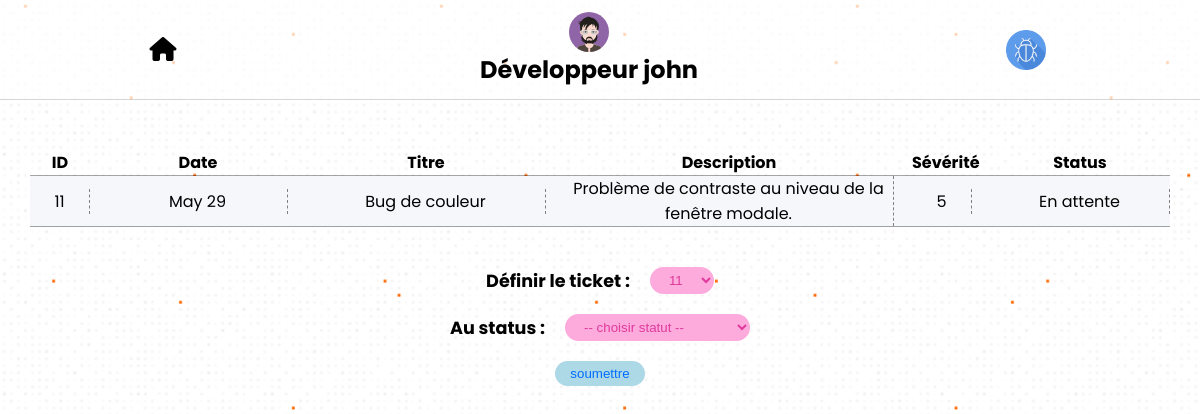
The app's page /scripts/php/pages/dev.php (signed in) with its own data.
### tables this page shows
CREATE TABLE `sae203_tickets` (
  `id` int(10) UNSIGNED NOT NULL,
  `title` varchar(255) NOT NULL,
  `tag` varchar(50) NOT NULL,
  `date` datetime NOT NULL,
  `id_dev` int(6) UNSIGNED NOT NULL,
  `severity` tinyint(4) NOT NULL,
  `description` varchar(512) NOT NULL,
  `user` varchar(50) NOT NULL,
  `status` int(10) UNSIGNED NOT NULL COMMENT '0 : en attente\r\n1 : confirmé \r\n2 : en cours de traitement\r\n3 : terminé'
);

### scripts/php/pages/dev.php (the view, shortened to what this page needs)
<?php
include '../config/connexionBDD.php';
?>
<!DOCTYPE html>
<html lang="fr">
<head>
    <link rel="stylesheet" type="text/css" href="../../../styles/dev.css" />
</head>
<body>
    <header>
        <div class="home">
            <div class="i">
                <a href="../config/logout.php"><i class="fas fa-home"></i></a>
            </div>
        </div>
        <div class="name">
            <h2>Développeur <?php echo $_SESSION['id'] ?></h2>
                <img src="<?php
                    if ($_SESSION['id'] === 'laetitia') {
                        echo ('../../../assets/images/avatar2.svg');
                    } else {
                        echo ('../../../assets/images/avatar1.svg');
                    }
                ?>" alt="avatar" title="avatar"/>
        </div>
        <div class="logo">
            <div></div>
        </div>
    </header>
    <main>
        <div class="table">
            <div class="table_header">
                <div class="cell">ID</div>
                <div class="cell">Date</div>
                <div class="cell">Titre</div>
                <div class="cell">Description</div>
                <div class="cell">Sévérité</div>
                <div class="cell">Status</div>
            </div>
            <?php
            if ($_SESSION['id'] === 'laetitia' && $_SESSION['role'] == 1 )
            $devDatas = $db->query("SELECT * FROM sae203_tickets WHERE id_dev = 2 ORDER BY status DESC");
            else
            $devDatas = $db->query("SELECT * FROM sae203_tickets WHERE id_dev = 1 ORDER BY status DESC");
            $devDatas->execute();
            $devs = $devDatas->fetchAll();
            foreach ($devs AS $dev) {
            ?>
            <div class="row">
                <div class="cell"><?php echo $dev['id']; ?></div>
                <div class="cell"><?php echo date("M j", strtotime($dev['date'])); ?></div>
                <div class="cell"><?php echo $dev['title']; ?></div>
                <div class="cell"><?php echo $dev['description']; ?></div>
                <div class="cell"><?php echo $dev['severity']; ?></div>
                <div class="cell"><?php
                switch($dev['status']) {
                    case 0 : echo 'En attente'; break;
                }
                ?></div>
            </div>
            <?php
            }
            ?>
    </div>
</main>
        <footer>
            <form action="../config/statusTicket.php" method="get">
                <div class="top">
                    <h2>Définir le ticket : </h2>
                    <div>
                        <select name="ids" id="ids">
                            <?php
                                foreach ($devs as $ticket) {
                                    echo "<option value='".$ticket['id']."'>".$ticket['id']."</option>";
                                }
                            ?>
                        </select>
                    </div>
                </div>
                <div class="middle">
                    <h2>Au status : </h2>
                    <div>
                        <select name="status" id="status">
                            <option value="">-- choisir statut --</option>
                        </select>
                    </div>
                </div>
                <input type="submit" value="soumettre"/>
            </form>
        </footer>
</body>
</html>

### styles/dev.css (style rules this page uses)
* { margin: 0; padding: 0; box-sizing: border-box; }
body { width: 100vw; height: 100%; font-family: 'Poppins', sans-serif; background: url('../assets/images/debBackground.svg') center center/cover; overflow: hidden; }
header { max-width: 100vw; margin: 0 auto; height: 100px; background-color: rgba(255,255,255,.7); display: flex; align-items: center; border-bottom: 1px solid rgba(50,50,50,.2); justify-content: space-around; margin-bottom: 50px; }
header .home div { transform: scale(1.5); }
header .home, header .home .i { max-width: 100px; display: flex; align-items: center; justify-content: center; }
header .home .i a { color: black; transition: color .3s; }
header .name { display: flex; flex-direction: column-reverse; align-items: center; justify-content: center; }
header .name img { height: 40px; border-radius: 50%; }
header .logo div { height: 40px; width: 40px; background: url('../assets/icons/icon.png') center center/cover; }
main { width: 95%; margin: 0 auto; }
.table { width: 100%; height: 100%; }
.table > * { display: flex; align-items: center; justify-content: space-between; text-align: center; border-bottom: 1px solid rgba(30,30,30,.4); }
.table .table_header { font-weight: bold; }
.row > .cell { border-right: 1px dashed gray; height: 100%; width: 100%; position: relative; }
.cell:first-child { width: 5vw; }
.cell:nth-child(2) { width: 15vw; }
.cell:nth-child(3) { width: 20vw; }
.cell:nth-child(4) { width: 27.5vw; }
.cell:nth-child(5) { width: 5vw; text-align: center; }
.cell:last-child { width: 15vw; }
.table > :nth-child(2n+2) { background-color: rgb(245, 247, 250); }
html body footer { width: 70vw; margin: 20px auto 0; }
form { display: flex; flex-direction: column; align-items: center; text-align: center; justify-content: space-around; margin-top: 40px; }
.middle { margin: 20px 0; }
form > * { display: flex; align-items: center; justify-content: center; }
form > * h2 { margin-right: 20px; }
form h2 { font-size: 1.1rem; }
select { padding: 5px 15px; border: none; background-color: rgb(253, 170, 221); color: rgb(224, 58, 155); border-radius: 15px; transition: color .3s, background-color .3s; }
input[type="submit"] { padding: 5px 15px; border: none; background-color: lightblue; color: rgb(0, 110, 255); border-radius: 15px; transition: color .3s, background-color .3s; }

### records on screen
sae203_tickets: id "11", date "May 29", title "Bug de couleur", description "Problème de contraste au niveau de la fenêtre modale.", severity "5", status "En attente"

### other values on screen
$_SESSION['id'] "john"
form field ids "11"
